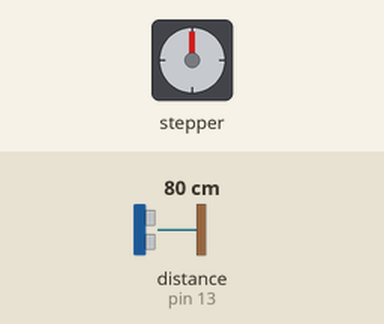
Recording of a sketch running on a simulated Arduino Uno, built with avr-gcc and run on an emulated ATmega328P. Parts: stepper motor. Wiring (inferred from the names in the program): ultrasonic range finder: trigger pin 12; echo pin 13. The inputs (shaded band) are chosen by the test bench; at power-on: distance to the obstacle (sensor on pin 13) 80 cm. The echo pulse lasts 58.3 µs per cm; stepper angles assume 200 steps per turn.

Above: at 1.4 s.
1.5 s: distance to the obstacle (sensor on pin 13) set to 250 cm
At 1.77 s:
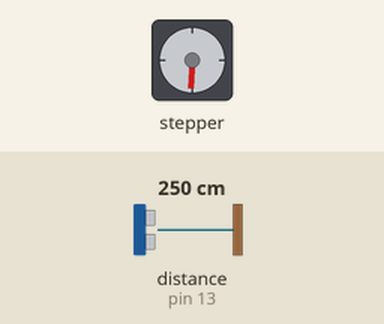
4.9 s: distance to the obstacle (sensor on pin 13) set to 9 cm
At 5.1 s:
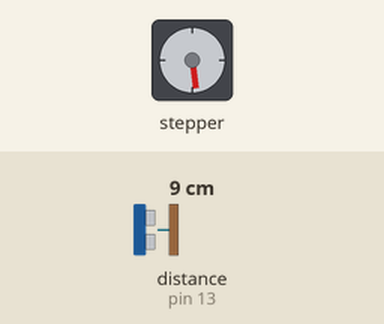
8.3 s: distance to the obstacle (sensor on pin 13) set to 60 cm
11.7 s: distance to the obstacle (sensor on pin 13) set to 299 cm
Timing chart, 0 to 66.0 s (numbered marks = the images above; inputs shaded):
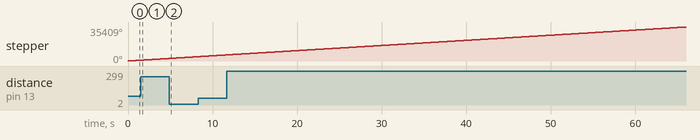

The sketch:

EXE3.ino
```cpp
#define a 2
#define b 3
#define a_bar 4
#define b_bar 5

#define trigpin 12
#define echopin 13

#include <Stepper.h>

Stepper stepper(200, a, a_bar, b, b_bar);

long ping() {

    digitalWrite(trigpin, LOW);
    delayMicroseconds(12);
    digitalWrite(trigpin, HIGH);
    delayMicroseconds(10);
    digitalWrite(trigpin, LOW);
    return pulseIn(echopin, HIGH);

}

void setup() {

    pinMode(trigpin, OUTPUT);
    pinMode(echopin, INPUT);

    stepper.setSpeed(100);

}

void loop() {

    long duration, cm;
    duration = ping();
    cm = duration / 58;

    if(cm < 8) {

        stepper.step(0);

    }
    else {

        stepper.step(200);

    }

    delay(50);

}
```
